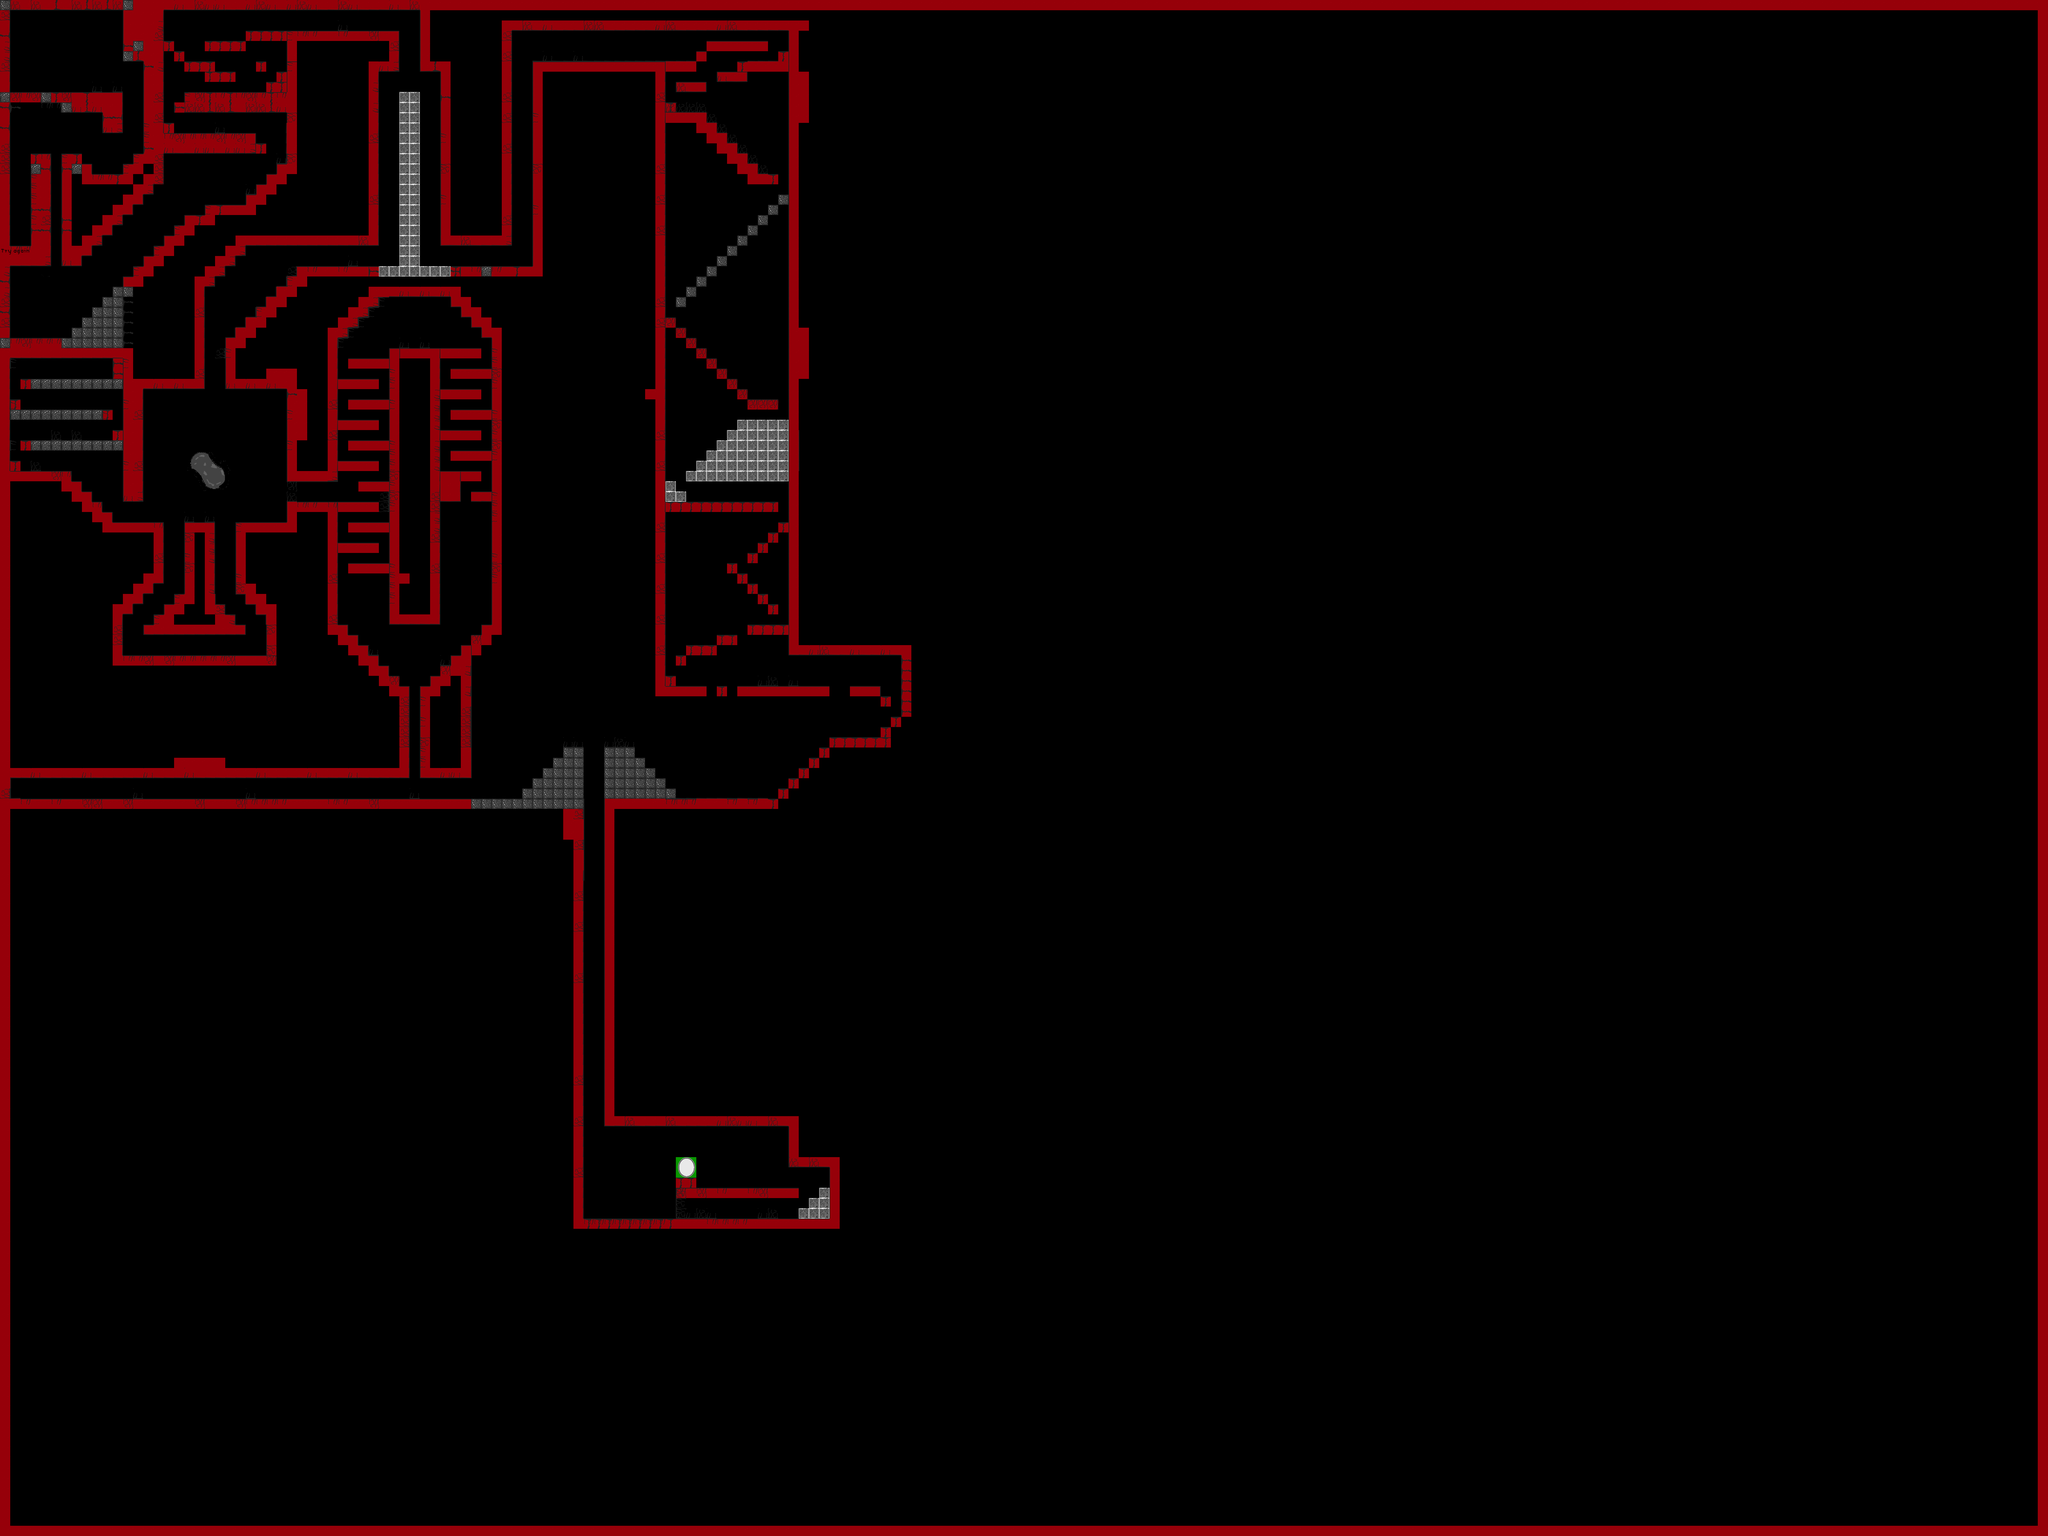

This is a level from a 2D game, rendered from its Tiled map with the project's own tilesets. A one-line summary and the map file follow, with tile-layer data summarised:
An orthogonal 200x150 tile map with 32x32 px tiles, 3 tile layers (Blocked, Kachelebene 1, Kachelebene 3).

<map version="1.0" orientation="orthogonal" width="200" height="150" tilewidth="32" tileheight="32">
 <tileset firstgid="1" name="Diverses" tilewidth="32" tileheight="32">
  <image source="SpriteSheet.png" width="512" height="512" />
 </tileset>
 <layer name="Blocked" width="200" height="150">
  <data>[30000 cells, 2348 non-empty, 4 distinct tile ids]</data>
 </layer>
 <layer name="Kachelebene 1" width="200" height="150">
  <data>[30000 cells, 1270 non-empty, 32 distinct tile ids]</data>
 </layer>
 <layer name="Kachelebene 3" width="200" height="150">
  <data>[30000 cells, 579 non-empty, 46 distinct tile ids]</data>
 </layer>
</map>
